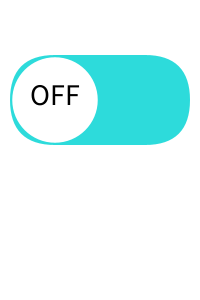
Frame 1 (no input)
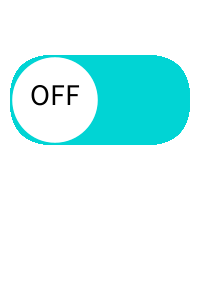
Frame 60 (the mouse pressed at the canvas centre just before this capture)
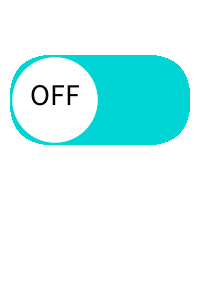
Frame 120 (the mouse held since frame 60 and released just before this capture)

The Processing sketch that drew these frames (run headless with seeded random() and noise(); from frame 60 on, the mouse is pressed at the canvas centre):

// Processing sketch: Settings
// ── Settings.pde
//Create settings window to toggle modes, reset simulation

Toggle toggle;

void settings() {
    size(200,300);
  }  
  
void setup() {
  background(255);
  colorMode(RGB);
  surface.setTitle("Settings");
  surface.setLocation(100,100);
  toggle = new Toggle( 10, 55, 90, 180, false, "ON", "OFF", 
  color(RGB, 110, 194, 106), color(RGB, 211, 211, 211));
} 

void draw() {
    toggle.run();
}

void mouseClicked() {
  if (toggle.clicked()){
    toggle.update();
  }
}

// ── Toggle.pde
class Toggle {
  
  float h; //height
  float w; //width
  PVector pos; //top left corner position
  boolean on;  //toggle state
  float animationTime = floor(0.5*frameRate); //number of frames for slide animation
  boolean animationLoop = false; //when animation is activated
  float animationStart = 0; //frame when animation starts
  String onText; //text when toggled on
  //Keep text short ( < 10 character) or modify render to fit text
  String offText; //text when toggled off
  color onColor; //color when toggled on
  color offColor; //color when toggled off
  
  Toggle (float x, float y, float h, float w, boolean on, String onText, String offText, 
  color onColor, color offColor) {
    pos = new PVector(x,y);
    this.h = h;
    this.w = w;
    this.on = on;
    this.onText = onText;
    this.offText = offText;
    this.onColor = onColor;
    this.offColor = offColor;
  }
  
  void run() {
    render();
  }
  
  //Call update when switch is activated/deactivated
  void update() { 
    on = !on;
    animationLoop = true;
    animationStart = frameCount;
  }
  
  void render() {
    if ((animationLoop) && (frameCount < animationStart + animationTime)){
      float t = (frameCount - animationStart)/animationTime;
      drawAnimation(t);
    } else {
      animationLoop = false;
      drawStill();
    }
  }
  
  void drawAnimation(float t) {
    noStroke();
    color interColor;
    if (on) {
      interColor = interColor(offColor, onColor, t);
      fill(interColor);
      rect(pos.x, pos.y, w, h, h);
      PVector center = new PVector(pos.x + h/2 + t*(w - h), pos.y + h/2);
      fill(255,255,255);
      circle(center.x, center.y, 0.95*h);
      if (t<0.5) {
        fill(interColor(color(0,0,0), color(255,255,255), 2*t));
        textSize(h/3);
        textAlign(CENTER,CENTER);
        text(offText, center.x, center.y  - h/15);
      } else {
        fill(interColor(color(255,255,255), color(0,0,0), 2*(t-0.5)));
        textSize(h/3);
        textAlign(CENTER,CENTER);
        text(onText, center.x, center.y  - h/15);
      }
    } else {
      interColor = interColor(onColor, offColor, t);
      fill(interColor);
      rect(pos.x, pos.y, w, h, h/2);
      PVector center = new PVector(t*(pos.x + h/2) + (1-t)*(pos.x+w - h/2), pos.y + h/2);
      fill(255,255,255);
      circle(center.x, center.y,  0.95*h);
      if (t<0.5) {
        fill(interColor(color(0,0,0), color(255,255,255), 2*t));
        textSize(h/3);
        textAlign(CENTER,CENTER);
        text(onText, center.x, center.y  - h/15);
      } else {
        fill(interColor(color(255,255,255), color(0,0,0), 2*(t-0.5)));
        textSize(h/3);
        textAlign(CENTER,CENTER);
        text(offText, center.x, center.y  - h/15);
      }
    }
  }
  
  void drawStill() {
    noStroke();
    if (on) {
      fill(onColor);
      rect(pos.x, pos.y, w, h, h);
      PVector center = new PVector(pos.x + w - h/2, pos.y + h/2);
      fill(255,255,255);
      circle(center.x, center.y, 0.95*h);
      fill(0);
      textSize(h/3);
      textAlign(CENTER,CENTER);
      text(onText, center.x, center.y  - h/15); //correcting position because textAlign incorrectly aligns vertically
    } else {
      fill(offColor);
      rect(pos.x, pos.y, w, h,h);
      PVector center = new PVector(pos.x + h/2, pos.y + h/2);
      fill(255,255,255);
      circle(center.x, center.y,  0.95*h);
      fill(0);
      textSize(h/3);
      textAlign(CENTER,CENTER);
      text(offText, center.x, center.y - h/15);
    }
  }
  
  color interColor (color a, color b, float t) {
    int newRed = floor((1-t)*red(a)+t*red(b));
    int newGreen = floor((1-t)*green(a)+t*green(b));
    int newBlue = floor((1-t)*blue(a)+t*blue(b));
    return color(newRed, newGreen, newBlue);
  }
  
  boolean clicked() {
    return (mouseX>pos.x) && (mouseX<pos.x + w) 
    && (mouseY>pos.y) && (mouseY<pos.y + h);
  }
  
}
